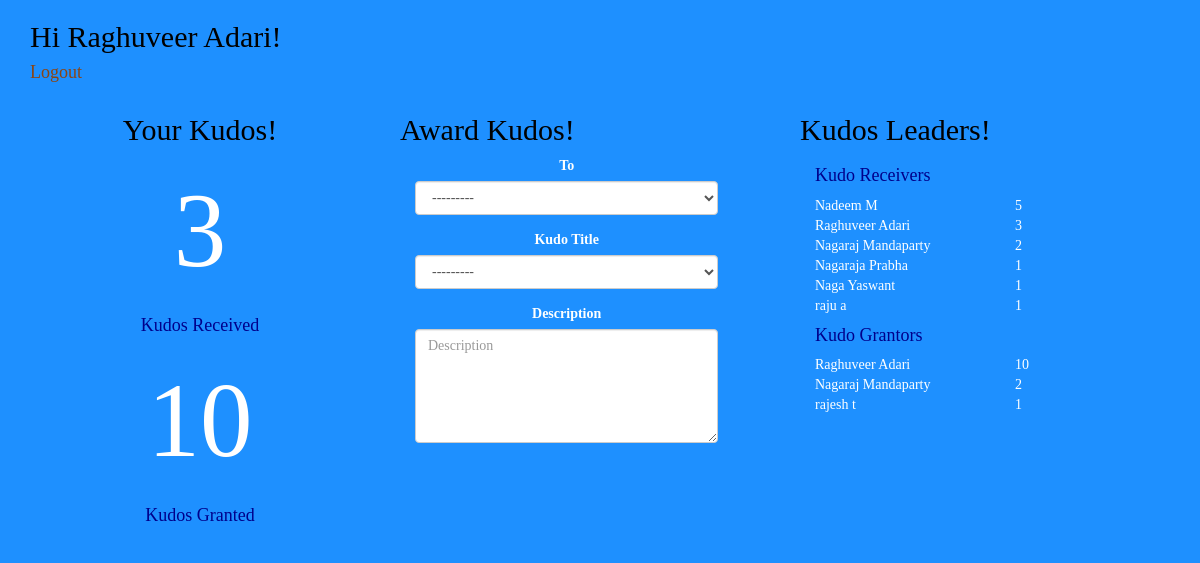
The app's page /kudos/home/ (signed in), older data.
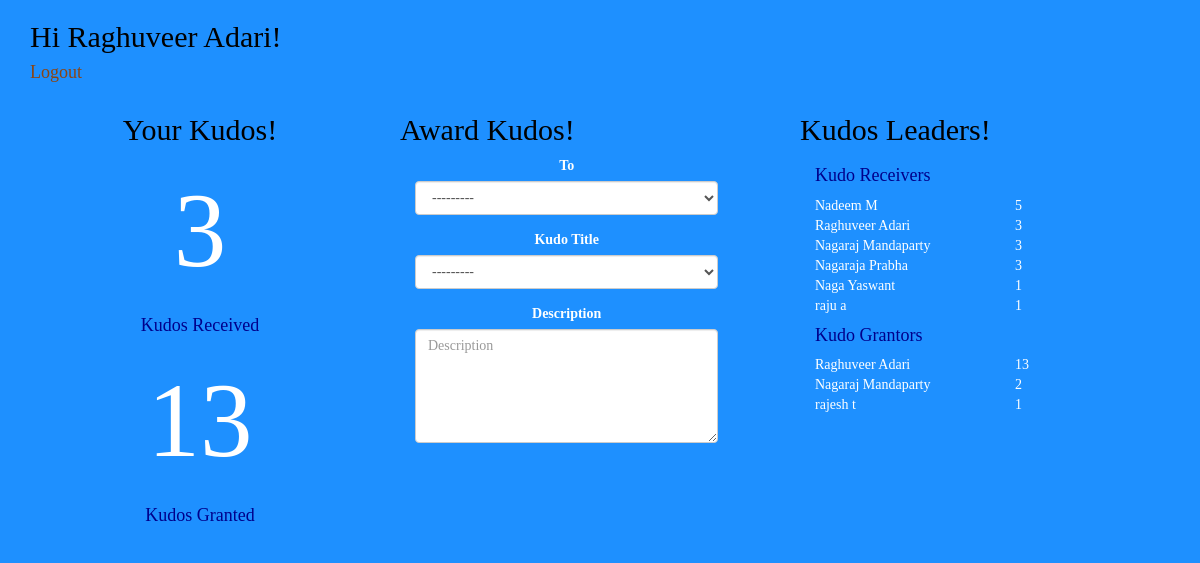
The same page, newer data.
### kudos/models.py (models this page shows)
class User(AbstractUser):
    username = None
    email = models.EmailField(_('email address'), unique=True)
    team = models.ForeignKey(Team, on_delete=models.CASCADE, null=True)
    USERNAME_FIELD = 'email'
    REQUIRED_FIELDS = []
    objects = UserManager()
    def __str__(self):
       return self.first_name + ' ' + self.last_name

### kudos/views.py (the view)
# urls.py: path('home/', views.home, name='home'),
@login_required(login_url="/login/")
def home(request):
    current_user = request.user
    if request.method == "POST":
        form = KudoForm(current_user, request.POST)
        if form.is_valid():
            model_instance = form.save(commit=False)
            model_instance.from_user = request.user
            model_instance.release = Release.objects.filter(is_current_release=True).first()
            model_instance.date = datetime.now()
            model_instance.save()
            return redirect('home')
    else:
        kudos_granted = Kudo.objects.filter(from_user=current_user).count()
        kudos_received = Kudo.objects.filter(to_user=current_user).count()
        grantor_leaders = Kudo.objects.values('from_user').annotate(dcount=Count('from_user')).order_by('-dcount')
        for x in grantor_leaders:
            id = x['from_user']
            x['from_user'] = User.objects.get(pk=id)
        receiver_leaders = Kudo.objects.values('to_user').annotate(dcount=Count('to_user')).order_by('-dcount')
        for x in receiver_leaders:
            id = x['to_user']
            x['to_user'] = User.objects.get(pk=id)
        form = KudoForm(current_user)
        form.Meta.fields
        context = {'kudos_granted': kudos_granted, 'kudos_received': kudos_received,
                    'grantor_leaders': grantor_leaders, 'receiver_leaders': receiver_leaders,
                    'user': current_user, 'form': form}
        return render(request, 'home.html', context)

### kudos/forms.py
class KudoForm(ModelForm):
    def __init__(self, user, *args, **kwargs):
        super(KudoForm, self).__init__(*args, **kwargs)
        self.fields['to_user'].required = True
        self.fields['title'].required = True
        self.fields['description'].required = True
        self.fields['to_user'].label = "To"
        self.fields['title'].label = "Kudo Title"
        self.fields['to_user'].queryset = User.objects.exclude(email=user.email)
    class Meta:
        model = Kudo
        fields = ['to_user', 'title', 'description']
        widgets = {
            'description': Textarea(attrs={'cols': 10, 'rows': 5}),
        }

### kudos/models.py (called while the page is built)
    def __str__(self):
       return self.kudo_title

### kudos/templates/home.html (shortened to what this page needs)
{% extends 'base.html' %}
{% load bootstrap3 %}
{% block content %}
    {% if user.is_authenticated %}
        <div class="container-fluid">
            <div id="diff" class="row1">
                <div class="head">
                    <div class="col-lg-12" text-left>
                        <h2>Hi {{ user }}! <h4><a href="{% url 'logout' %}">Logout</a></h4></h2>
                    </div>
                </div>
            </div>
            <div class="row" text-center>
                <div class="col-lg-4" id="col1">
                    <div class="row">
                        <h2 id="header">Your Kudos!</h2>
                    </div>
                    <div class="row">
                        <div class="col-lg-12">
                            <div class="stats">{{ kudos_received }}</div>
                        </div>
                    </div>
                    <div class="row">
                        <div class="col-lg-12">
                            <div class="stats"> <h4>Kudos Received</h4></div>
                        </div>
                    </div>
                    <div class="row">
                        <div class=" col-lg-12">
                            <div class="stats">{{ kudos_granted }}</div>
                        </div>
                    </div>
                    <div class="row">
                        <div class="col-lg-12">
                            <div class="stats"><h4>Kudos Granted</h4></div>
                        </div>
                    </div>
                </div>
                <div class="col-lg-4" id="col2">
                    <div class="row">
                        <h2>Award Kudos!</h2>
                    </div>
                    <div class="row">
                        <div class="col-lg-10 text-left">
                            <form role="form" method="post">
                                {% bootstrap_form form %}
                            </form>
                        </div>
                    </div>
                </div>
                <div class="col-lg-4" text-center id="col3">
                    <div class="row"><h2>Kudos Leaders!</h2></div>
                    <div class="row">
                        <div class="col-lg-12">
                            <h4>Kudo Receivers</h4>
                            {% for x in receiver_leaders %}
                                <div class="row">
                                    <div class="col-lg-6 text-left">
                                        {{ x.to_user }}
                                    </div>
                                    <div class="col-lg-6 text-left">
                                        {{ x.dcount }}
                                    </div>
                                </div>
                            {% endfor %}
                        </div>
                    </div>
                    <div class="row">
                        <div class="col-lg-12">
                            <h4>Kudo Grantors</h4>
                            {% for x in grantor_leaders %}
                                <div class="row">
                                    <div class="col-lg-6 text-left">
                                        {{ x.from_user }}
                                    </div>
                                    <div class="col-lg-6 text-left">
                                        {{ x.dcount }}
                                    </div>
                                </div>
                            {% endfor %}
                        </div>
                    </div>
                </div>
            </div>
        </div>
    {% else %}
        <p>You are not logged in</p>
        <a href="{% url 'login' %}">login</a>
    {% endif %}
{% endblock %}

### kudos/templates/base.html (shortened to what this page needs)
<!DOCTYPE html>
{% load bootstrap3 %}
{% bootstrap_css %}
{% load static %}
<link rel="stylesheet" href="{% static 'kudos/kudos.css' %}">
<html>
<head>
</head>
<body id="myPage" data-spy="scroll" data-target=".navbar" data-offset="60">
  <main>
    {% block content %}
    {% endblock %}
  </main>
</body>
</html>

### kudos/static/kudos/kudos.css (style rules this page uses)
.stats { font-size: 7.5em; text-align: center; }
a { color : saddlebrown; }
h2 { text-align: left; color: black; }
#diff { background-color: darkcyan; }
#header { text-align: center; color: black; }
h4 { color: darkblue; }
body { background-color: dodgerblue; color: white ; font-family: Calibri; }
.head { background-color: darkblue; }
.row1 { background-color: black; }
form { text-align: center; }

Row changes from the older to the newer data that the page shows:
changed User "Raghuveer Adari": dcount "10" → "13"
computed for User "Nagaraj Mandaparty": dcount "2" → "3"
computed for User "Nagaraja Prabha": dcount "1" → "3"
Text that changed along with them:
{{ kudos_granted }}: "10" → "13"
